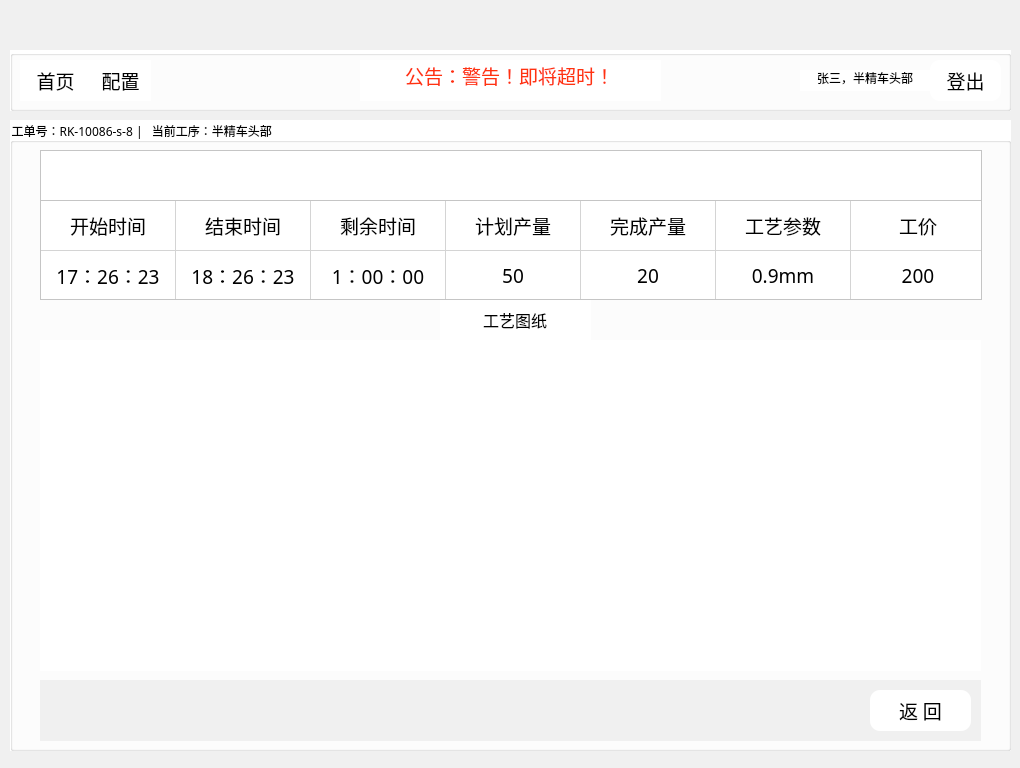
<?xml version="1.0" encoding="UTF-8"?>
<ui version="4.0">
 <class>productionsop</class>
 <widget class="QWidget" name="productionsop">
  <property name="geometry">
   <rect>
    <x>0</x>
    <y>0</y>
    <width>1020</width>
    <height>768</height>
   </rect>
  </property>
  <property name="windowTitle">
   <string>Form</string>
  </property>
  <property name="styleSheet">
   <string notr="true">background-color: #F0F0F0;</string>
  </property>
  <widget class="QLabel" name="label">
   <property name="geometry">
    <rect>
     <x>0</x>
     <y>0</y>
     <width>1021</width>
     <height>41</height>
    </rect>
   </property>
   <property name="styleSheet">
    <string notr="true">border-image: url(:/10.png);</string>
   </property>
   <property name="text">
    <string/>
   </property>
  </widget>
  <widget class="QLabel" name="label_4">
   <property name="geometry">
    <rect>
     <x>760</x>
     <y>0</y>
     <width>61</width>
     <height>41</height>
    </rect>
   </property>
   <property name="styleSheet">
    <string notr="true">border-image: url(:/login/3.png);</string>
   </property>
   <property name="text">
    <string/>
   </property>
  </widget>
  <widget class="QGroupBox" name="groupBox">
   <property name="geometry">
    <rect>
     <x>10</x>
     <y>120</y>
     <width>1001</width>
     <height>631</height>
    </rect>
   </property>
   <property name="font">
    <font>
     <family>微软雅黑</family>
    </font>
   </property>
   <property name="styleSheet">
    <string notr="true">background-color: white;</string>
   </property>
   <property name="title">
    <string>工单号：RK-10086-s-8 |   当前工序：半精车头部    </string>
   </property>
   <widget class="QTableWidget" name="tableWidget_3">
    <property name="geometry">
     <rect>
      <x>30</x>
      <y>80</y>
      <width>942</width>
      <height>100</height>
     </rect>
    </property>
    <property name="minimumSize">
     <size>
      <width>0</width>
      <height>0</height>
     </size>
    </property>
    <property name="maximumSize">
     <size>
      <width>942</width>
      <height>100</height>
     </size>
    </property>
    <property name="font">
     <font>
      <family>Arial</family>
      <pointsize>14</pointsize>
     </font>
    </property>
    <property name="verticalScrollBarPolicy">
     <enum>Qt::ScrollBarAlwaysOff</enum>
    </property>
    <property name="horizontalScrollBarPolicy">
     <enum>Qt::ScrollBarAlwaysOff</enum>
    </property>
    <property name="verticalScrollMode">
     <enum>QAbstractItemView::ScrollPerPixel</enum>
    </property>
    <property name="horizontalScrollMode">
     <enum>QAbstractItemView::ScrollPerPixel</enum>
    </property>
    <property name="rowCount">
     <number>2</number>
    </property>
    <property name="columnCount">
     <number>7</number>
    </property>
    <attribute name="horizontalHeaderVisible">
     <bool>false</bool>
    </attribute>
    <attribute name="horizontalHeaderMinimumSectionSize">
     <number>50</number>
    </attribute>
    <attribute name="horizontalHeaderDefaultSectionSize">
     <number>135</number>
    </attribute>
    <attribute name="horizontalHeaderHighlightSections">
     <bool>false</bool>
    </attribute>
    <attribute name="verticalHeaderVisible">
     <bool>false</bool>
    </attribute>
    <attribute name="verticalHeaderMinimumSectionSize">
     <number>50</number>
    </attribute>
    <attribute name="verticalHeaderDefaultSectionSize">
     <number>50</number>
    </attribute>
    <attribute name="verticalHeaderHighlightSections">
     <bool>false</bool>
    </attribute>
    <row/>
    <row/>
    <column/>
    <column/>
    <column/>
    <column/>
    <column/>
    <column/>
    <column/>
    <item row="0" column="0">
     <property name="text">
      <string>开始时间</string>
     </property>
     <property name="textAlignment">
      <set>AlignCenter</set>
     </property>
    </item>
    <item row="0" column="1">
     <property name="text">
      <string>结束时间</string>
     </property>
     <property name="textAlignment">
      <set>AlignCenter</set>
     </property>
    </item>
    <item row="0" column="2">
     <property name="text">
      <string>剩余时间</string>
     </property>
     <property name="font">
      <font>
       <weight>50</weight>
       <bold>false</bold>
      </font>
     </property>
     <property name="textAlignment">
      <set>AlignCenter</set>
     </property>
    </item>
    <item row="0" column="3">
     <property name="text">
      <string>计划产量</string>
     </property>
     <property name="textAlignment">
      <set>AlignCenter</set>
     </property>
    </item>
    <item row="0" column="4">
     <property name="text">
      <string>完成产量</string>
     </property>
     <property name="textAlignment">
      <set>AlignCenter</set>
     </property>
    </item>
    <item row="0" column="5">
     <property name="text">
      <string>工艺参数</string>
     </property>
     <property name="font">
      <font>
       <weight>50</weight>
       <bold>false</bold>
      </font>
     </property>
     <property name="textAlignment">
      <set>AlignCenter</set>
     </property>
    </item>
    <item row="0" column="6">
     <property name="text">
      <string>工价</string>
     </property>
     <property name="textAlignment">
      <set>AlignCenter</set>
     </property>
    </item>
    <item row="1" column="0">
     <property name="text">
      <string>17：26：23</string>
     </property>
     <property name="font">
      <font>
       <family>宋体</family>
      </font>
     </property>
     <property name="textAlignment">
      <set>AlignCenter</set>
     </property>
    </item>
    <item row="1" column="1">
     <property name="text">
      <string>18：26：23</string>
     </property>
     <property name="font">
      <font>
       <family>宋体</family>
      </font>
     </property>
     <property name="textAlignment">
      <set>AlignCenter</set>
     </property>
    </item>
    <item row="1" column="2">
     <property name="text">
      <string>1：00：00</string>
     </property>
     <property name="font">
      <font>
       <family>宋体</family>
       <weight>50</weight>
       <bold>false</bold>
      </font>
     </property>
     <property name="textAlignment">
      <set>AlignCenter</set>
     </property>
    </item>
    <item row="1" column="3">
     <property name="text">
      <string>50</string>
     </property>
     <property name="font">
      <font>
       <family>宋体</family>
      </font>
     </property>
     <property name="textAlignment">
      <set>AlignCenter</set>
     </property>
    </item>
    <item row="1" column="4">
     <property name="text">
      <string>20</string>
     </property>
     <property name="font">
      <font>
       <family>宋体</family>
      </font>
     </property>
     <property name="textAlignment">
      <set>AlignCenter</set>
     </property>
    </item>
    <item row="1" column="5">
     <property name="text">
      <string>0.9mm</string>
     </property>
     <property name="font">
      <font>
       <family>宋体</family>
      </font>
     </property>
     <property name="textAlignment">
      <set>AlignCenter</set>
     </property>
    </item>
    <item row="1" column="6">
     <property name="text">
      <string>200</string>
     </property>
     <property name="font">
      <font>
       <family>宋体</family>
      </font>
     </property>
     <property name="textAlignment">
      <set>AlignCenter</set>
     </property>
    </item>
   </widget>
   <widget class="QTableWidget" name="tableWidget_2">
    <property name="geometry">
     <rect>
      <x>30</x>
      <y>30</y>
      <width>942</width>
      <height>51</height>
     </rect>
    </property>
    <property name="minimumSize">
     <size>
      <width>0</width>
      <height>0</height>
     </size>
    </property>
    <property name="maximumSize">
     <size>
      <width>942</width>
      <height>100</height>
     </size>
    </property>
    <property name="font">
     <font>
      <family>宋体</family>
      <pointsize>14</pointsize>
     </font>
    </property>
    <property name="verticalScrollBarPolicy">
     <enum>Qt::ScrollBarAlwaysOff</enum>
    </property>
    <property name="horizontalScrollBarPolicy">
     <enum>Qt::ScrollBarAlwaysOff</enum>
    </property>
    <property name="verticalScrollMode">
     <enum>QAbstractItemView::ScrollPerPixel</enum>
    </property>
    <property name="horizontalScrollMode">
     <enum>QAbstractItemView::ScrollPerPixel</enum>
    </property>
    <property name="rowCount">
     <number>0</number>
    </property>
    <property name="columnCount">
     <number>0</number>
    </property>
    <attribute name="horizontalHeaderVisible">
     <bool>false</bool>
    </attribute>
    <attribute name="horizontalHeaderMinimumSectionSize">
     <number>50</number>
    </attribute>
    <attribute name="horizontalHeaderDefaultSectionSize">
     <number>235</number>
    </attribute>
    <attribute name="horizontalHeaderHighlightSections">
     <bool>false</bool>
    </attribute>
    <attribute name="verticalHeaderVisible">
     <bool>false</bool>
    </attribute>
    <attribute name="verticalHeaderMinimumSectionSize">
     <number>50</number>
    </attribute>
    <attribute name="verticalHeaderDefaultSectionSize">
     <number>50</number>
    </attribute>
    <attribute name="verticalHeaderHighlightSections">
     <bool>false</bool>
    </attribute>
   </widget>
   <widget class="QLabel" name="label_2">
    <property name="geometry">
     <rect>
      <x>30</x>
      <y>220</y>
      <width>941</width>
      <height>331</height>
     </rect>
    </property>
    <property name="styleSheet">
     <string notr="true">border-image: url(:/productionlogo/14.png);</string>
    </property>
    <property name="text">
     <string/>
    </property>
   </widget>
   <widget class="QTableWidget" name="tableWidget_4">
    <property name="geometry">
     <rect>
      <x>30</x>
      <y>560</y>
      <width>941</width>
      <height>61</height>
     </rect>
    </property>
    <property name="font">
     <font>
      <pointsize>10</pointsize>
     </font>
    </property>
    <property name="styleSheet">
     <string notr="true">background-color: #F0F0F0;
border: none;</string>
    </property>
    <property name="verticalScrollMode">
     <enum>QAbstractItemView::ScrollPerItem</enum>
    </property>
    <attribute name="horizontalHeaderVisible">
     <bool>false</bool>
    </attribute>
    <attribute name="horizontalHeaderCascadingSectionResizes">
     <bool>true</bool>
    </attribute>
   </widget>
   <widget class="QPushButton" name="pushButton_4">
    <property name="geometry">
     <rect>
      <x>860</x>
      <y>570</y>
      <width>101</width>
      <height>41</height>
     </rect>
    </property>
    <property name="font">
     <font>
      <family>宋体</family>
      <pointsize>14</pointsize>
     </font>
    </property>
    <property name="styleSheet">
     <string notr="true">QPushButton#pushButton_4 {
border: none;
background-color: #ffffff;
border-radius: 10px;
}

QPushButton#pushButton_4:hover {
background-color: rgb(240,240,240);
}</string>
    </property>
    <property name="text">
     <string>返 回</string>
    </property>
   </widget>
   <widget class="QLineEdit" name="lineEdit_52">
    <property name="geometry">
     <rect>
      <x>430</x>
      <y>180</y>
      <width>151</width>
      <height>41</height>
     </rect>
    </property>
    <property name="font">
     <font>
      <family>宋体</family>
      <pointsize>12</pointsize>
     </font>
    </property>
    <property name="styleSheet">
     <string notr="true">border:none</string>
    </property>
    <property name="text">
     <string>工艺图纸</string>
    </property>
    <property name="cursorPosition">
     <number>4</number>
    </property>
    <property name="alignment">
     <set>Qt::AlignCenter</set>
    </property>
   </widget>
   <zorder>tableWidget_4</zorder>
   <zorder>pushButton_4</zorder>
   <zorder>tableWidget_3</zorder>
   <zorder>tableWidget_2</zorder>
   <zorder>label_2</zorder>
   <zorder>lineEdit_52</zorder>
  </widget>
  <widget class="QGroupBox" name="groupBox_2">
   <property name="geometry">
    <rect>
     <x>10</x>
     <y>50</y>
     <width>1001</width>
     <height>61</height>
    </rect>
   </property>
   <property name="styleSheet">
    <string notr="true">background-color: #ffffff;</string>
   </property>
   <property name="title">
    <string/>
   </property>
   <widget class="QLineEdit" name="lineEdit_5">
    <property name="geometry">
     <rect>
      <x>350</x>
      <y>10</y>
      <width>301</width>
      <height>41</height>
     </rect>
    </property>
    <property name="font">
     <font>
      <family>Arial</family>
      <pointsize>14</pointsize>
     </font>
    </property>
    <property name="styleSheet">
     <string notr="true">color: rgb(255, 51, 15);
border:none</string>
    </property>
    <property name="text">
     <string>公告：警告！即将超时！</string>
    </property>
    <property name="cursorPosition">
     <number>11</number>
    </property>
    <property name="alignment">
     <set>Qt::AlignCenter</set>
    </property>
   </widget>
   <widget class="QPushButton" name="pushButton_24">
    <property name="geometry">
     <rect>
      <x>10</x>
      <y>10</y>
      <width>71</width>
      <height>41</height>
     </rect>
    </property>
    <property name="font">
     <font>
      <family>宋体</family>
      <pointsize>14</pointsize>
     </font>
    </property>
    <property name="styleSheet">
     <string notr="true">QPushButton#pushButton_24 {
border: none;
}

QPushButton#pushButton_24:hover {
background-color: rgb(240,240,240);
}</string>
    </property>
    <property name="text">
     <string>首页</string>
    </property>
   </widget>
   <widget class="QPushButton" name="pushButton_20">
    <property name="geometry">
     <rect>
      <x>80</x>
      <y>10</y>
      <width>61</width>
      <height>41</height>
     </rect>
    </property>
    <property name="font">
     <font>
      <family>宋体</family>
      <pointsize>14</pointsize>
     </font>
    </property>
    <property name="styleSheet">
     <string notr="true">QPushButton#pushButton_20 {
border: none;
background-color: #ffffff;
}

QPushButton#pushButton_20:hover {
background-color: rgb(240,240,240);
}</string>
    </property>
    <property name="text">
     <string>配置</string>
    </property>
   </widget>
   <widget class="QPushButton" name="pushButton_30">
    <property name="geometry">
     <rect>
      <x>920</x>
      <y>10</y>
      <width>71</width>
      <height>41</height>
     </rect>
    </property>
    <property name="font">
     <font>
      <family>宋体</family>
      <pointsize>14</pointsize>
     </font>
    </property>
    <property name="styleSheet">
     <string notr="true">QPushButton#pushButton_30 {
border-radius: 10px;
text-align: center;
}

QPushButton#pushButton_30:hover {
background-color: rgb(240,240,240);
}</string>
    </property>
    <property name="text">
     <string>登出</string>
    </property>
   </widget>
   <widget class="QLineEdit" name="lineEdit_6">
    <property name="geometry">
     <rect>
      <x>790</x>
      <y>20</y>
      <width>131</width>
      <height>21</height>
     </rect>
    </property>
    <property name="font">
     <font>
      <family>Arial</family>
      <pointsize>9</pointsize>
     </font>
    </property>
    <property name="styleSheet">
     <string notr="true">border:none;
background-color: #FFFFFF;</string>
    </property>
    <property name="text">
     <string>张三，半精车头部</string>
    </property>
    <property name="cursorPosition">
     <number>8</number>
    </property>
    <property name="alignment">
     <set>Qt::AlignCenter</set>
    </property>
   </widget>
  </widget>
 </widget>
 <resources/>
 <connections/>
</ui>
